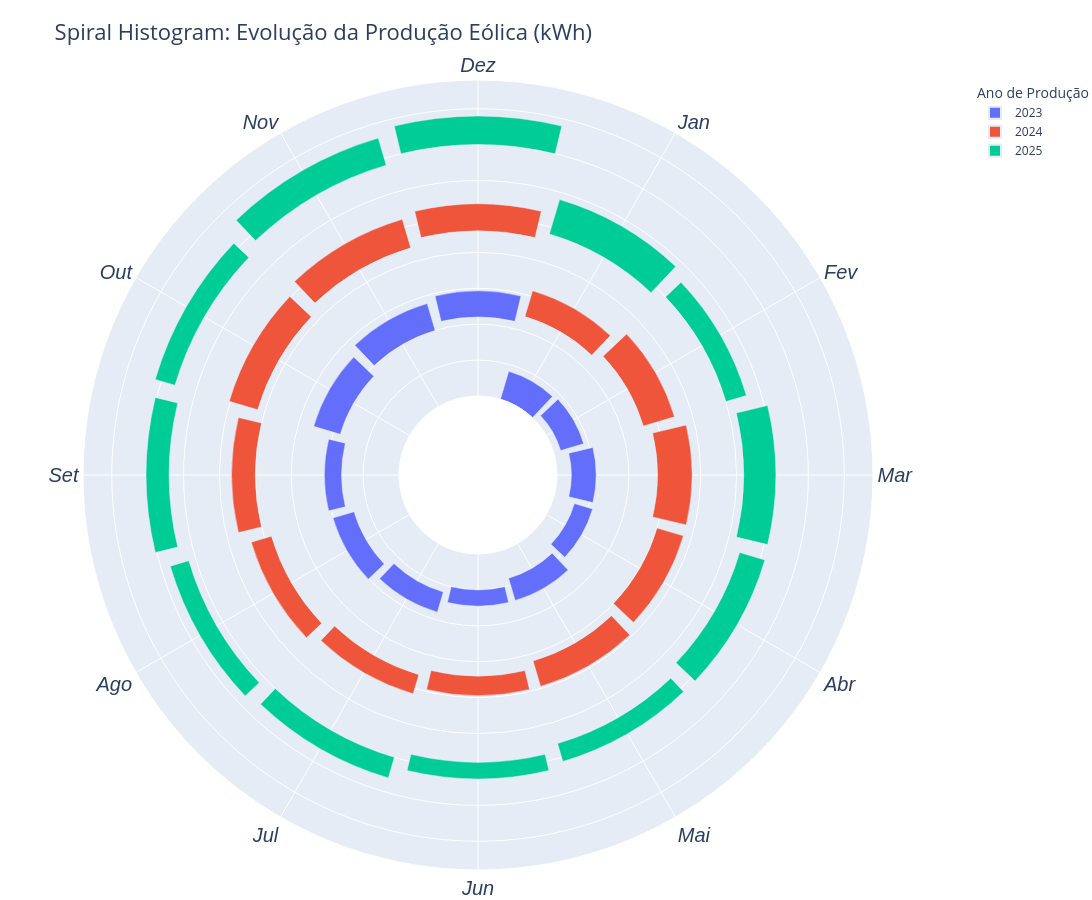

The cell this chart's notebook holds for it:
### Code cell
import plotly.graph_objects as go
import plotly.express as px
import pandas as pd
import numpy as np

# --- 1. Preparação dos Dados para a Espiral ---
# Ordenamos os dados cronologicamente (essencial para a espiral)

df_spiral = dfIII.groupby(by=[dfIII['Ano'], dfIII['Mês']]).sum().reset_index()
df_spiral = df_spiral[['Ano', 'Mês', 'Producao']]
max_val = df_spiral['Producao'].max()
df_spiral = df_spiral.sort_values(['Ano', 'Mês']).reset_index(drop=True)
df_spiral = df_spiral[:-1]
df_spiral = df_spiral[:-1]

# r_base faz com que cada mês suba um pouco, criando a espiral
df_spiral['r_base'] = np.arange(len(df_spiral)) * 20
df_spiral['r_top'] = df_spiral['r_base'] + (df_spiral['Producao'] / max_val * 5)

# Normalizamos a produção para que o tamanho das barras seja proporcional
# mas caiba bem na espiral.
norm_factor = df_spiral['Producao'].max() * 0.1 

# Criamos a base da barra que aumenta continuamente com o tempo (a espiral)
# Isto faz com que Dezembro e Janeiro do ano seguinte não se sobreponham.
df_spiral['r_base'] = np.arange(len(df_spiral)) 
df_spiral['r_top'] = df_spiral['r_base'] + (df_spiral['Producao'] / norm_factor)

r_total_max = df_spiral['r_top'].max()

# --- 2. Criação do Gráfico ---
fig = go.Figure()

# Usamos loops para adicionar cores e rótulos de forma organizada
# (Simulando o interaction(month, year) do R)
for year in df_spiral['Ano'].unique():
    temp = df_spiral[df_spiral['Ano'] == year]
    
    fig.add_trace(go.Barpolar(
        r=temp['Producao'] / norm_factor, # Comprimento da barra
        # Convertemos meses (1-12) em graus (0-360) para ocupar o círculo todo
        theta=temp['Mês'] * (360/12), 
        base=temp['r_base']*2,          # O SEGREDO: O offset que cria a espiral
        name=str(year),
        customdata=temp['Producao'],
        hovertemplate="<b>Produção:</b> %{customdata:.2e} kWh<extra></extra>",
        thetaunit="degrees"
    ))

# --- 3. Layout Estilizado (Limpo e Focado na Forma) ---
r_real_max = (df_spiral['r_base'].max() * 2) + (df_spiral['Producao'].max() / norm_factor)
fig.update_layout(
    title="Spiral Histogram: Evolução da Produção Eólica (kWh)",
    font_size=16,
    polar=dict(
        hole=0.2,
        angularaxis=dict(
            # Configuração para que os nomes dos meses apareçam nos graus certos
            tickvals=[30, 60, 90, 120, 150, 180, 210, 240, 270, 300, 330, 360],
            ticktext=['Jan', 'Fev', 'Mar', 'Abr', 'Mai', 'Jun', 'Jul', 'Ago', 'Set', 'Out', 'Nov', 'Dez'],
            direction="clockwise",
            rotation=90, # Janeiro no topo
            tickfont=dict(size=20, family='Arial', style='italic')
        ),
        # Removemos os círculos e números do eixo radial para ficar limpo
        
        radialaxis=dict(
            showticklabels=False,
            ticks="",
            showline=False,
            range=[0, r_real_max * 1.1] # Dá espaço para as últimas barras
        )
    ),
    # Mostramos a legenda apenas para os anos
    showlegend=True,
    legend=dict(title="Ano de Produção", font=dict(size=12), itemsizing='constant'),
    height=900,
    width=1100,
    margin=dict(b=30, t=80, l=0, r=10),
)

# Se quiseres a barra de cores (gradiente) como no exemplo 1, 
# terias de usar uma abordagem ligeiramente diferente com go.Scatterpolar
# mas esta com Barpolar é mais interativa.

fig.show()

### Figure 1 — Plotly figure (JSON) as saved in the notebook; plotly's stock layout.template omitted (floating-point values rounded to 4 significant figures)
{"data": [{"base": [0, 2, 4, 6, 8, 10, 12, 14, 16, 18, 20, 22], "customdata": [1776000000.0, 1463000000.0, 1510000000.0, 1157000000.0, 1408000000.0, 985900000.0, 1275000000.0, 1341000000.0, 1043000000.0, 1689000000.0, 1712000000.0, 1589000000.0], "hovertemplate": "<b>Produção:</b> %{customdata:.2e} kWh<extra></extra>", "name": "2023", "r": [8.127, 6.694, 6.907, 5.295, 6.441, 4.51, 5.832, 6.133, 4.77, 7.725, 7.83, 7.269], "theta": [30.0, 60.0, 90.0, 120.0, 150.0, 180.0, 210.0, 240.0, 270.0, 300.0, 330.0, 360.0], "thetaunit": "degrees", "type": "barpolar"}, {"base": [24, 26, 28, 30, 32, 34, 36, 38, 40, 42, 44, 46], "customdata": [1645000000.0, 1982000000.0, 2103000000.0, 1676000000.0, 1618000000.0, 1189000000.0, 1216000000.0, 1282000000.0, 1446000000.0, 1804000000.0, 1805000000.0, 1643000000.0], "hovertemplate": "<b>Produção:</b> %{customdata:.2e} kWh<extra></extra>", "name": "2024", "r": [7.524, 9.066, 9.622, 7.667, 7.401, 5.439, 5.562, 5.863, 6.613, 8.252, 8.258, 7.517], "theta": [30.0, 60.0, 90.0, 120.0, 150.0, 180.0, 210.0, 240.0, 270.0, 300.0, 330.0, 360.0], "thetaunit": "degrees", "type": "barpolar"}, {"base": [48, 50, 52, 54, 56, 58, 60, 62, 64, 66, 68, 70], "customdata": [2186000000.0, 1298000000.0, 1953000000.0, 1601000000.0, 1136000000.0, 1010000000.0, 1305000000.0, 1174000000.0, 1403000000.0, 1257000000.0, 1714000000.0, 1734000000.0], "hovertemplate": "<b>Produção:</b> %{customdata:.2e} kWh<extra></extra>", "name": "2025", "r": [10.0, 5.938, 8.933, 7.323, 5.198, 4.622, 5.971, 5.37, 6.417, 5.751, 7.843, 7.931], "theta": [30.0, 60.0, 90.0, 120.0, 150.0, 180.0, 210.0, 240.0, 270.0, 300.0, 330.0, 360.0], "thetaunit": "degrees", "type": "barpolar"}], "layout": {"font": {"size": 16}, "height": 900, "legend": {"font": {"size": 12}, "itemsizing": "constant", "title": {"text": "Ano de Produção"}}, "margin": {"b": 30, "l": 0, "r": 10, "t": 80}, "polar": {"angularaxis": {"direction": "clockwise", "rotation": 90, "tickfont": {"family": "Arial", "size": 20, "style": "italic"}, "ticktext": ["Jan", "Fev", "Mar", "Abr", "Mai", "Jun", "Jul", "Ago", "Set", "Out", "Nov", "Dez"], "tickvals": [30, 60, 90, 120, 150, 180, 210, 240, 270, 300, 330, 360]}, "hole": 0.2, "radialaxis": {"range": [0, 88], "showline": false, "showticklabels": false, "ticks": ""}}, "showlegend": true, "title": {"text": "Spiral Histogram: Evolução da Produção Eólica (kWh)"}, "width": 1100}}
